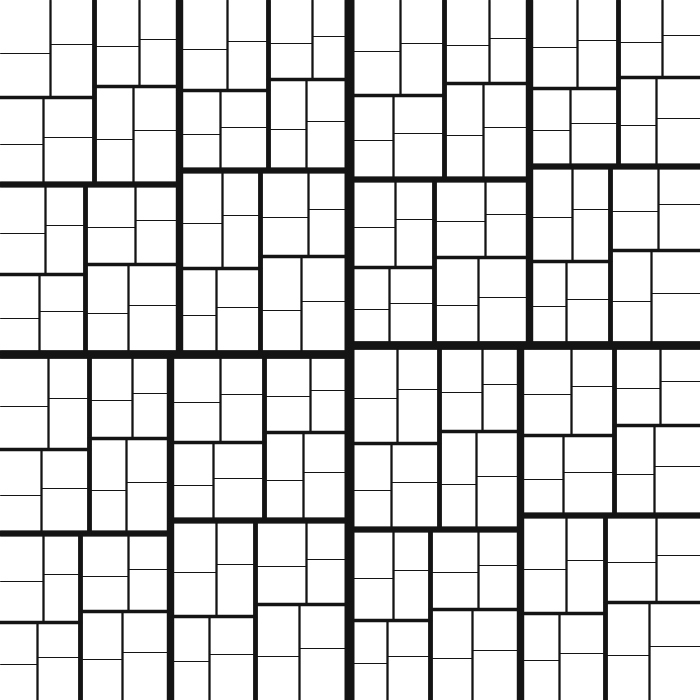
Frame 1 (no input)
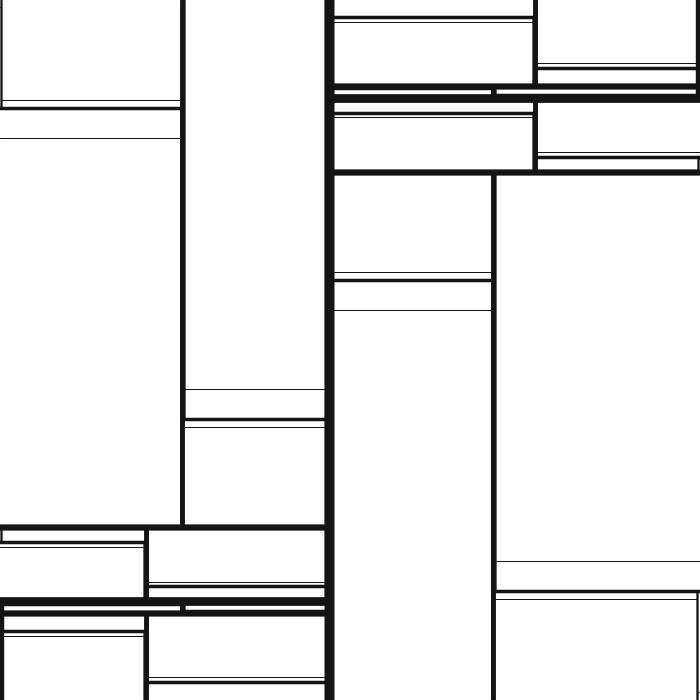
Frame 60 (the mouse pressed at the canvas centre just before this capture)
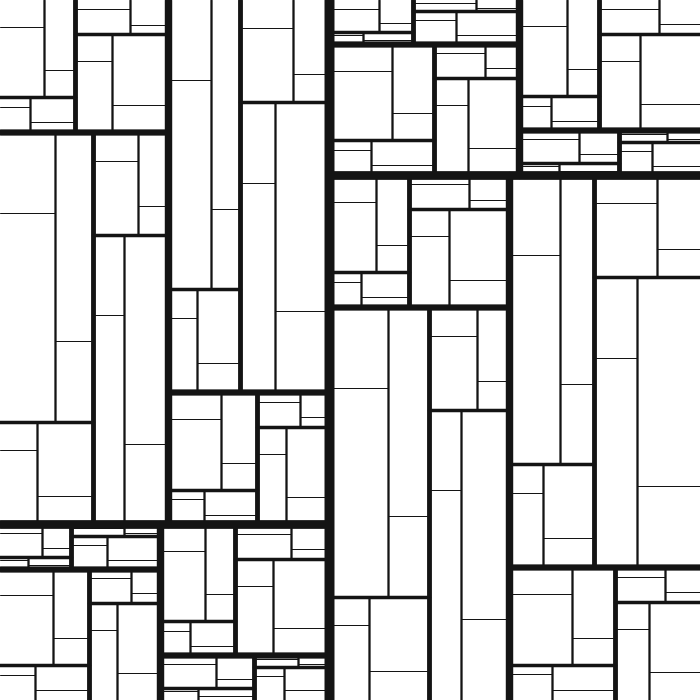
Frame 120 (the mouse held since frame 60 and released just before this capture)

The Processing sketch that drew these frames (run headless with seeded random() and noise(); from frame 60 on, the mouse is pressed at the canvas centre):

// Processing sketch: FractalRectangles
// ── FractalRectangles.pde
// FractalRectangles
// Found at: https://www.openprocessing.org/sketch/147828

class Osc {
  float angle;
  float speed;
  
  Osc(float angle, float speed) {
    this.angle = angle;
    this.speed = speed;
  }
  
  float next() {
    angle += speed;
    return current();
  }
  
  float current() {
    return sin(angle);
  }
}

class Split {
  Osc osc;
  float val;
  int index;
  
  Split(int index, float speed) {
    this.index = index;
    val = random(1);
    osc = new Osc(0, speed);
  }
  
  void update() {
    val = map(osc.next() * oscDamp, -1, 1, 0, 1);
  }
}

float oscDamp = 1.0;

Split[] splits;
int depth = 8;

boolean points = false;

void setup() {
  size(700, 700);
  
  splits = new Split[round(pow(2, depth)) - 1];
  for (int i = 0; i < splits.length; i++) {
    int gen = generation(i);
    float speed = map(gen, 0, depth, 0.001, 0.1);
    if (i % 2 == 0) {
      speed *= -1;
    }
    splits[i] = new Split(i, speed);
  }
  
  initColors();
}

void initColors() {
  background(points ? 0 : 255);
  stroke(points ? 230 : 20);
}

void keyPressed() {
  points = !points;
  initColors();
}

void draw() {
  if (points) {
    pushStyle();
    fill(20, 40);
    rect(0, 0, width, height);
    popStyle();
  }
  else {
    background(255);
  }
  
  for (Split split : splits) {
    split.update();
  }
  drawSplit(0, width, height, true);
  
  oscDamp = map(mouseY, 0, height, 1, 0);
}


void drawSplit(int index, float w, float h, boolean verticalLine) {
  if (index >= splits.length) { return; }
  
  Split s = splits[index];
  
  int gen = generation(index);
  strokeWeight(map(gen, 0, depth-1, 10, 1));
  
  if (verticalLine) {
    float x = s.val * w;
    
    if (points) {
      point(x, h);
    } else {
      line(x, 0, x, h);
    }
    
    drawSplit((index * 2) + 1, 
              x, h, 
              false);
    
    pushMatrix();
    translate(x, 0);
    drawSplit((index * 2) + 2, 
              w - x, h, 
              false);
    popMatrix();
  }
  else {
    float y = s.val * h;
    
    if (points) {
      point(w, y);
    } else {
      line(0, y, w, y);
    }
    
    drawSplit((index * 2) + 1, 
              w, y, 
              true);
    
    pushMatrix();
    translate(0, y);
    drawSplit((index * 2) + 2, 
              w, h - y, 
              true);
    popMatrix();
  }
}


int generation(int index) {
  float logbase2 = log(index + 1) / log(2);
  return floor(logbase2);
}
/*
explanation for above:
0 => 1, 2   gen 0

1 -> 3, 4   gen 1
2 -> 5, 6   gen 1

3 -> 7, 8   gen 2
4 -> 9, 10  gen 2
5 -> 11, 12    gen 2
6 -> 13, 14    gen 2

7 -> 15, 16   gen 3
8 -> 17, 18   gen 3




0: -Infinity
1: 0.0

2: 1.0
3: 1.5849625

4: 2.0
5: 2.321928
6: 2.5849626
7: 2.807355

8: 3.0
9: 3.169925

*/
